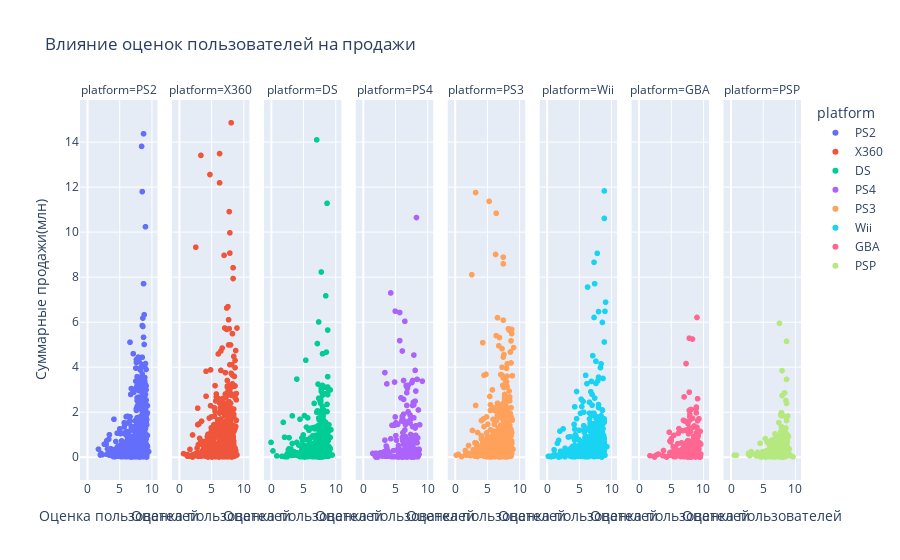

Source (notebook cell):
### Markdown cell above
Далее я проверю гипотезу на топ 5 популярных платформах, насколько сильно отзывы игрков и критиков влияют на продажи. Для наглядности применю диаграмму рассеивания.

### Code cell
data_top_platform = data_top_platform.query('total_sales < 15')
fig = px.scatter(
    data_top_platform,
    x='user_score',
    y='total_sales',
    title='Влияние оценок пользователей на продажи',
    labels={'user_score':'Оценка пользователей','total_sales':'Суммарные продажи(млн)'},
    facet_col='platform',
    color='platform'
)
fig.show()

### Figure 1 — Plotly figure (JSON) as saved in the notebook; plotly's stock layout.template omitted (floating-point values rounded to 4 significant figures; data arrays with more than 128 entries replaced by an {"elided": "..."} marker saying what was removed)
{"data": [{"hovertemplate": "platform=PS2<br>Оценка пользователей=%{x}<br>Суммарные продажи(млн)=%{y}<extra></extra>", "legendgroup": "PS2", "marker": {"color": "#636efa", "symbol": "circle"}, "mode": "markers", "name": "PS2", "showlegend": true, "type": "scattergl", "x": {"elided": "2127 float values"}, "xaxis": "x", "y": {"elided": "2127 float values"}, "yaxis": "y"}, {"hovertemplate": "platform=X360<br>Оценка пользователей=%{x}<br>Суммарные продажи(млн)=%{y}<extra></extra>", "legendgroup": "X360", "marker": {"color": "#EF553B", "symbol": "circle"}, "mode": "markers", "name": "X360", "showlegend": true, "type": "scattergl", "x": {"elided": "1231 float values"}, "xaxis": "x2", "y": {"elided": "1231 float values"}, "yaxis": "y2"}, {"hovertemplate": "platform=DS<br>Оценка пользователей=%{x}<br>Суммарные продажи(млн)=%{y}<extra></extra>", "legendgroup": "DS", "marker": {"color": "#00cc96", "symbol": "circle"}, "mode": "markers", "name": "DS", "showlegend": true, "type": "scattergl", "x": {"elided": "2116 float values"}, "xaxis": "x3", "y": {"elided": "2116 float values"}, "yaxis": "y3"}, {"hovertemplate": "platform=PS4<br>Оценка пользователей=%{x}<br>Суммарные продажи(млн)=%{y}<extra></extra>", "legendgroup": "PS4", "marker": {"color": "#ab63fa", "symbol": "circle"}, "mode": "markers", "name": "PS4", "showlegend": true, "type": "scattergl", "x": {"elided": "392 float values"}, "xaxis": "x4", "y": {"elided": "392 float values"}, "yaxis": "y4"}, {"hovertemplate": "platform=PS3<br>Оценка пользователей=%{x}<br>Суммарные продажи(млн)=%{y}<extra></extra>", "legendgroup": "PS3", "marker": {"color": "#FFA15A", "symbol": "circle"}, "mode": "markers", "name": "PS3", "showlegend": true, "type": "scattergl", "x": {"elided": "1305 float values"}, "xaxis": "x5", "y": {"elided": "1305 float values"}, "yaxis": "y5"}, {"hovertemplate": "platform=Wii<br>Оценка пользователей=%{x}<br>Суммарные продажи(млн)=%{y}<extra></extra>", "legendgroup": "Wii", "marker": {"color": "#19d3f3", "symbol": "circle"}, "mode": "markers", "name": "Wii", "showlegend": true, "type": "scattergl", "x": {"elided": "1279 float values"}, "xaxis": "x6", "y": {"elided": "1279 float values"}, "yaxis": "y6"}, {"hovertemplate": "platform=GBA<br>Оценка пользователей=%{x}<br>Суммарные продажи(млн)=%{y}<extra></extra>", "legendgroup": "GBA", "marker": {"color": "#FF6692", "symbol": "circle"}, "mode": "markers", "name": "GBA", "showlegend": true, "type": "scattergl", "x": {"elided": "810 float values"}, "xaxis": "x7", "y": {"elided": "810 float values"}, "yaxis": "y7"}, {"hovertemplate": "platform=PSP<br>Оценка пользователей=%{x}<br>Суммарные продажи(млн)=%{y}<extra></extra>", "legendgroup": "PSP", "marker": {"color": "#B6E880", "symbol": "circle"}, "mode": "markers", "name": "PSP", "showlegend": true, "type": "scattergl", "x": {"elided": "1193 float values"}, "xaxis": "x8", "y": {"elided": "1193 float values"}, "yaxis": "y8"}], "layout": {"annotations": [{"font": {}, "showarrow": false, "text": "platform=PS2", "x": 0.05375, "xanchor": "center", "xref": "paper", "y": 1, "yanchor": "bottom", "yref": "paper"}, {"font": {}, "showarrow": false, "text": "platform=X360", "x": 0.1812, "xanchor": "center", "xref": "paper", "y": 1, "yanchor": "bottom", "yref": "paper"}, {"font": {}, "showarrow": false, "text": "platform=DS", "x": 0.3087, "xanchor": "center", "xref": "paper", "y": 1, "yanchor": "bottom", "yref": "paper"}, {"font": {}, "showarrow": false, "text": "platform=PS4", "x": 0.4363, "xanchor": "center", "xref": "paper", "y": 1, "yanchor": "bottom", "yref": "paper"}, {"font": {}, "showarrow": false, "text": "platform=PS3", "x": 0.5637, "xanchor": "center", "xref": "paper", "y": 1, "yanchor": "bottom", "yref": "paper"}, {"font": {}, "showarrow": false, "text": "platform=Wii", "x": 0.6912, "xanchor": "center", "xref": "paper", "y": 1, "yanchor": "bottom", "yref": "paper"}, {"font": {}, "showarrow": false, "text": "platform=GBA", "x": 0.8188, "xanchor": "center", "xref": "paper", "y": 1, "yanchor": "bottom", "yref": "paper"}, {"font": {}, "showarrow": false, "text": "platform=PSP", "x": 0.9463, "xanchor": "center", "xref": "paper", "y": 1, "yanchor": "bottom", "yref": "paper"}], "legend": {"title": {"text": "platform"}, "tracegroupgap": 0}, "title": {"text": "Влияние оценок пользователей на продажи"}, "xaxis": {"anchor": "y", "domain": [0, 0.1075], "title": {"text": "Оценка пользователей"}}, "xaxis2": {"anchor": "y2", "domain": [0.1275, 0.235], "matches": "x", "title": {"text": "Оценка пользователей"}}, "xaxis3": {"anchor": "y3", "domain": [0.255, 0.3625], "matches": "x", "title": {"text": "Оценка пользователей"}}, "xaxis4": {"anchor": "y4", "domain": [0.3825, 0.49], "matches": "x", "title": {"text": "Оценка пользователей"}}, "xaxis5": {"anchor": "y5", "domain": [0.51, 0.6175], "matches": "x", "title": {"text": "Оценка пользователей"}}, "xaxis6": {"anchor": "y6", "domain": [0.6375, 0.745], "matches": "x", "title": {"text": "Оценка пользователей"}}, "xaxis7": {"anchor": "y7", "domain": [0.765, 0.8725], "matches": "x", "title": {"text": "Оценка пользователей"}}, "xaxis8": {"anchor": "y8", "domain": [0.8925, 1], "matches": "x", "title": {"text": "Оценка пользователей"}}, "yaxis": {"anchor": "x", "domain": [0, 1], "title": {"text": "Суммарные продажи(млн)"}}, "yaxis2": {"anchor": "x2", "domain": [0, 1], "matches": "y", "showticklabels": false}, "yaxis3": {"anchor": "x3", "domain": [0, 1], "matches": "y", "showticklabels": false}, "yaxis4": {"anchor": "x4", "domain": [0, 1], "matches": "y", "showticklabels": false}, "yaxis5": {"anchor": "x5", "domain": [0, 1], "matches": "y", "showticklabels": false}, "yaxis6": {"anchor": "x6", "domain": [0, 1], "matches": "y", "showticklabels": false}, "yaxis7": {"anchor": "x7", "domain": [0, 1], "matches": "y", "showticklabels": false}, "yaxis8": {"anchor": "x8", "domain": [0, 1], "matches": "y", "showticklabels": false}}}
